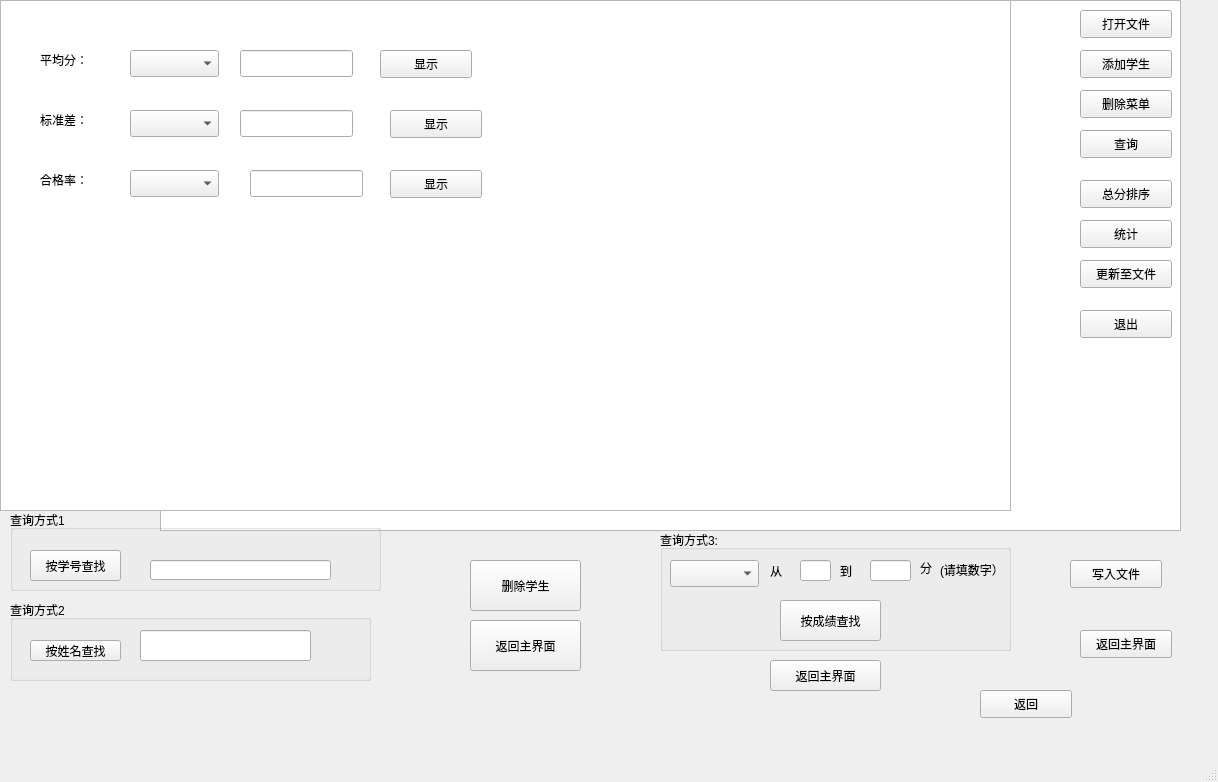
<?xml version="1.0" encoding="UTF-8"?>
<ui version="4.0">
 <class>MainWindow</class>
 <widget class="QMainWindow" name="MainWindow">
  <property name="geometry">
   <rect>
    <x>0</x>
    <y>0</y>
    <width>1218</width>
    <height>782</height>
   </rect>
  </property>
  <property name="windowTitle">
   <string>MainWindow</string>
  </property>
  <widget class="QWidget" name="centralwidget">
   <widget class="QWidget" name="widget_all" native="true">
    <property name="geometry">
     <rect>
      <x>0</x>
      <y>0</y>
      <width>1211</width>
      <height>751</height>
     </rect>
    </property>
    <widget class="QWidget" name="widget_main" native="true">
     <property name="geometry">
      <rect>
       <x>0</x>
       <y>0</y>
       <width>1191</width>
       <height>541</height>
      </rect>
     </property>
     <widget class="QPushButton" name="addbut">
      <property name="geometry">
       <rect>
        <x>1080</x>
        <y>50</y>
        <width>92</width>
        <height>28</height>
       </rect>
      </property>
      <property name="text">
       <string>添加学生</string>
      </property>
     </widget>
     <widget class="QPushButton" name="openfilebut">
      <property name="geometry">
       <rect>
        <x>1080</x>
        <y>10</y>
        <width>92</width>
        <height>28</height>
       </rect>
      </property>
      <property name="text">
       <string>打开文件</string>
      </property>
     </widget>
     <widget class="QPushButton" name="rankbut">
      <property name="geometry">
       <rect>
        <x>1080</x>
        <y>180</y>
        <width>92</width>
        <height>28</height>
       </rect>
      </property>
      <property name="text">
       <string>总分排序</string>
      </property>
     </widget>
     <widget class="QPushButton" name="findbut">
      <property name="geometry">
       <rect>
        <x>1080</x>
        <y>90</y>
        <width>92</width>
        <height>28</height>
       </rect>
      </property>
      <property name="text">
       <string>删除菜单</string>
      </property>
     </widget>
     <widget class="QPushButton" name="analysisbut">
      <property name="geometry">
       <rect>
        <x>1080</x>
        <y>220</y>
        <width>92</width>
        <height>28</height>
       </rect>
      </property>
      <property name="text">
       <string>统计</string>
      </property>
     </widget>
     <widget class="QPushButton" name="exit">
      <property name="geometry">
       <rect>
        <x>1080</x>
        <y>310</y>
        <width>92</width>
        <height>28</height>
       </rect>
      </property>
      <property name="text">
       <string>退出</string>
      </property>
     </widget>
     <widget class="QTreeView" name="treeView">
      <property name="geometry">
       <rect>
        <x>0</x>
        <y>0</y>
        <width>1011</width>
        <height>511</height>
       </rect>
      </property>
     </widget>
     <widget class="QPushButton" name="findbut_2">
      <property name="geometry">
       <rect>
        <x>1080</x>
        <y>130</y>
        <width>92</width>
        <height>28</height>
       </rect>
      </property>
      <property name="text">
       <string>查询</string>
      </property>
     </widget>
     <widget class="QPushButton" name="updatebut">
      <property name="geometry">
       <rect>
        <x>1080</x>
        <y>260</y>
        <width>92</width>
        <height>28</height>
       </rect>
      </property>
      <property name="text">
       <string>更新至文件</string>
      </property>
     </widget>
     <zorder>treeView</zorder>
     <zorder>addbut</zorder>
     <zorder>openfilebut</zorder>
     <zorder>rankbut</zorder>
     <zorder>findbut</zorder>
     <zorder>analysisbut</zorder>
     <zorder>exit</zorder>
     <zorder>findbut_2</zorder>
     <zorder>updatebut</zorder>
    </widget>
    <widget class="QWidget" name="widget_find1" native="true">
     <property name="geometry">
      <rect>
       <x>0</x>
       <y>500</y>
       <width>431</width>
       <height>201</height>
      </rect>
     </property>
     <widget class="QGroupBox" name="groupBox">
      <property name="geometry">
       <rect>
        <x>10</x>
        <y>10</y>
        <width>371</width>
        <height>81</height>
       </rect>
      </property>
      <property name="title">
       <string>查询方式1</string>
      </property>
      <widget class="QPushButton" name="find_id">
       <property name="geometry">
        <rect>
         <x>20</x>
         <y>40</y>
         <width>91</width>
         <height>31</height>
        </rect>
       </property>
       <property name="text">
        <string>按学号查找</string>
       </property>
      </widget>
      <widget class="QLineEdit" name="lineEdit">
       <property name="geometry">
        <rect>
         <x>140</x>
         <y>50</y>
         <width>181</width>
         <height>20</height>
        </rect>
       </property>
      </widget>
     </widget>
     <widget class="QGroupBox" name="groupBox_2">
      <property name="geometry">
       <rect>
        <x>10</x>
        <y>100</y>
        <width>361</width>
        <height>81</height>
       </rect>
      </property>
      <property name="title">
       <string>查询方式2</string>
      </property>
      <widget class="QPushButton" name="find_name">
       <property name="geometry">
        <rect>
         <x>20</x>
         <y>40</y>
         <width>91</width>
         <height>21</height>
        </rect>
       </property>
       <property name="text">
        <string>按姓名查找</string>
       </property>
      </widget>
      <widget class="QLineEdit" name="lineEdit_2">
       <property name="geometry">
        <rect>
         <x>130</x>
         <y>30</y>
         <width>171</width>
         <height>31</height>
        </rect>
       </property>
      </widget>
     </widget>
    </widget>
    <widget class="QWidget" name="widget_add" native="true">
     <property name="geometry">
      <rect>
       <x>240</x>
       <y>20</y>
       <width>651</width>
       <height>511</height>
      </rect>
     </property>
     <widget class="QLabel" name="label">
      <property name="geometry">
       <rect>
        <x>20</x>
        <y>30</y>
        <width>241</width>
        <height>21</height>
       </rect>
      </property>
      <property name="text">
       <string>&lt;html&gt;&lt;head/&gt;&lt;body&gt;&lt;p&gt;学号（班级+序号（自动生成））：&lt;/p&gt;&lt;/body&gt;&lt;/html&gt;</string>
      </property>
     </widget>
     <widget class="QLineEdit" name="nameedit">
      <property name="geometry">
       <rect>
        <x>80</x>
        <y>80</y>
        <width>113</width>
        <height>27</height>
       </rect>
      </property>
     </widget>
     <widget class="QLineEdit" name="course3dit">
      <property name="geometry">
       <rect>
        <x>110</x>
        <y>250</y>
        <width>113</width>
        <height>27</height>
       </rect>
      </property>
     </widget>
     <widget class="QLabel" name="label_3">
      <property name="geometry">
       <rect>
        <x>20</x>
        <y>140</y>
        <width>81</width>
        <height>21</height>
       </rect>
      </property>
      <property name="text">
       <string>数理逻辑：</string>
      </property>
     </widget>
     <widget class="QLineEdit" name="idedit">
      <property name="geometry">
       <rect>
        <x>320</x>
        <y>30</y>
        <width>113</width>
        <height>27</height>
       </rect>
      </property>
     </widget>
     <widget class="QLineEdit" name="course1dit">
      <property name="geometry">
       <rect>
        <x>110</x>
        <y>140</y>
        <width>113</width>
        <height>27</height>
       </rect>
      </property>
     </widget>
     <widget class="QLabel" name="label_2">
      <property name="geometry">
       <rect>
        <x>20</x>
        <y>80</y>
        <width>41</width>
        <height>21</height>
       </rect>
      </property>
      <property name="text">
       <string>姓名：</string>
      </property>
     </widget>
     <widget class="QLabel" name="label_4">
      <property name="geometry">
       <rect>
        <x>20</x>
        <y>190</y>
        <width>61</width>
        <height>21</height>
       </rect>
      </property>
      <property name="text">
       <string>集合论：：</string>
      </property>
     </widget>
     <widget class="QLineEdit" name="course2dit">
      <property name="geometry">
       <rect>
        <x>110</x>
        <y>190</y>
        <width>113</width>
        <height>27</height>
       </rect>
      </property>
     </widget>
     <widget class="QLabel" name="label_5">
      <property name="geometry">
       <rect>
        <x>20</x>
        <y>250</y>
        <width>71</width>
        <height>21</height>
       </rect>
      </property>
      <property name="text">
       <string>抽象代数：</string>
      </property>
     </widget>
     <widget class="QPushButton" name="add_ok">
      <property name="geometry">
       <rect>
        <x>150</x>
        <y>440</y>
        <width>92</width>
        <height>28</height>
       </rect>
      </property>
      <property name="text">
       <string>确认</string>
      </property>
     </widget>
     <widget class="QPushButton" name="add_back">
      <property name="geometry">
       <rect>
        <x>370</x>
        <y>440</y>
        <width>92</width>
        <height>28</height>
       </rect>
      </property>
      <property name="text">
       <string>返回主界面</string>
      </property>
     </widget>
     <widget class="QLineEdit" name="course4dit">
      <property name="geometry">
       <rect>
        <x>110</x>
        <y>290</y>
        <width>113</width>
        <height>27</height>
       </rect>
      </property>
     </widget>
     <widget class="QLineEdit" name="course5dit">
      <property name="geometry">
       <rect>
        <x>400</x>
        <y>140</y>
        <width>113</width>
        <height>27</height>
       </rect>
      </property>
     </widget>
     <widget class="QLineEdit" name="course6dit">
      <property name="geometry">
       <rect>
        <x>400</x>
        <y>190</y>
        <width>113</width>
        <height>27</height>
       </rect>
      </property>
     </widget>
     <widget class="QLineEdit" name="course7dit">
      <property name="geometry">
       <rect>
        <x>400</x>
        <y>240</y>
        <width>113</width>
        <height>27</height>
       </rect>
      </property>
     </widget>
     <widget class="QLineEdit" name="testdit">
      <property name="geometry">
       <rect>
        <x>400</x>
        <y>290</y>
        <width>113</width>
        <height>27</height>
       </rect>
      </property>
     </widget>
     <widget class="QLabel" name="label_10">
      <property name="geometry">
       <rect>
        <x>20</x>
        <y>290</y>
        <width>69</width>
        <height>19</height>
       </rect>
      </property>
      <property name="text">
       <string>图论：</string>
      </property>
     </widget>
     <widget class="QLabel" name="label_11">
      <property name="geometry">
       <rect>
        <x>300</x>
        <y>140</y>
        <width>69</width>
        <height>19</height>
       </rect>
      </property>
      <property name="text">
       <string>平时综合：</string>
      </property>
     </widget>
     <widget class="QLabel" name="label_12">
      <property name="geometry">
       <rect>
        <x>300</x>
        <y>190</y>
        <width>69</width>
        <height>19</height>
       </rect>
      </property>
      <property name="text">
       <string>期中测试：</string>
      </property>
     </widget>
     <widget class="QLabel" name="label_13">
      <property name="geometry">
       <rect>
        <x>310</x>
        <y>250</y>
        <width>69</width>
        <height>19</height>
       </rect>
      </property>
      <property name="text">
       <string>小论文：</string>
      </property>
     </widget>
     <widget class="QLabel" name="label_14">
      <property name="geometry">
       <rect>
        <x>300</x>
        <y>300</y>
        <width>69</width>
        <height>19</height>
       </rect>
      </property>
      <property name="text">
       <string>期末成绩：</string>
      </property>
     </widget>
     <widget class="QLabel" name="label_15">
      <property name="geometry">
       <rect>
        <x>260</x>
        <y>30</y>
        <width>69</width>
        <height>19</height>
       </rect>
      </property>
      <property name="text">
       <string>班级：</string>
      </property>
     </widget>
     <widget class="QLabel" name="label_16">
      <property name="geometry">
       <rect>
        <x>450</x>
        <y>40</y>
        <width>16</width>
        <height>19</height>
       </rect>
      </property>
      <property name="text">
       <string>+</string>
      </property>
     </widget>
     <widget class="QLineEdit" name="numberedit">
      <property name="geometry">
       <rect>
        <x>480</x>
        <y>30</y>
        <width>113</width>
        <height>27</height>
       </rect>
      </property>
     </widget>
    </widget>
    <widget class="QWidget" name="widget_de" native="true">
     <property name="geometry">
      <rect>
       <x>460</x>
       <y>530</y>
       <width>141</width>
       <height>161</height>
      </rect>
     </property>
     <widget class="QPushButton" name="deletebut">
      <property name="geometry">
       <rect>
        <x>10</x>
        <y>30</y>
        <width>111</width>
        <height>51</height>
       </rect>
      </property>
      <property name="text">
       <string>删除学生</string>
      </property>
     </widget>
     <widget class="QPushButton" name="back">
      <property name="geometry">
       <rect>
        <x>10</x>
        <y>90</y>
        <width>111</width>
        <height>51</height>
       </rect>
      </property>
      <property name="text">
       <string>返回主界面</string>
      </property>
     </widget>
    </widget>
    <widget class="QWidget" name="widget_find2" native="true">
     <property name="geometry">
      <rect>
       <x>660</x>
       <y>520</y>
       <width>361</width>
       <height>181</height>
      </rect>
     </property>
     <widget class="QGroupBox" name="groupBox_3">
      <property name="geometry">
       <rect>
        <x>0</x>
        <y>10</y>
        <width>351</width>
        <height>121</height>
       </rect>
      </property>
      <property name="title">
       <string>查询方式3:</string>
      </property>
      <widget class="QComboBox" name="searchchoice">
       <property name="geometry">
        <rect>
         <x>10</x>
         <y>30</y>
         <width>89</width>
         <height>27</height>
        </rect>
       </property>
      </widget>
      <widget class="QLabel" name="label_6">
       <property name="geometry">
        <rect>
         <x>110</x>
         <y>30</y>
         <width>21</width>
         <height>21</height>
        </rect>
       </property>
       <property name="text">
        <string>从</string>
       </property>
      </widget>
      <widget class="QLineEdit" name="score_min">
       <property name="geometry">
        <rect>
         <x>140</x>
         <y>30</y>
         <width>31</width>
         <height>21</height>
        </rect>
       </property>
      </widget>
      <widget class="QLabel" name="label_7">
       <property name="geometry">
        <rect>
         <x>180</x>
         <y>30</y>
         <width>21</width>
         <height>21</height>
        </rect>
       </property>
       <property name="text">
        <string>到</string>
       </property>
      </widget>
      <widget class="QLineEdit" name="score_max">
       <property name="geometry">
        <rect>
         <x>210</x>
         <y>30</y>
         <width>41</width>
         <height>21</height>
        </rect>
       </property>
      </widget>
      <widget class="QLabel" name="label_8">
       <property name="geometry">
        <rect>
         <x>260</x>
         <y>30</y>
         <width>31</width>
         <height>16</height>
        </rect>
       </property>
       <property name="text">
        <string>分</string>
       </property>
      </widget>
      <widget class="QPushButton" name="searchmul">
       <property name="geometry">
        <rect>
         <x>120</x>
         <y>70</y>
         <width>101</width>
         <height>41</height>
        </rect>
       </property>
       <property name="text">
        <string>按成绩查找</string>
       </property>
      </widget>
      <widget class="QLabel" name="label_9">
       <property name="geometry">
        <rect>
         <x>280</x>
         <y>30</y>
         <width>69</width>
         <height>19</height>
        </rect>
       </property>
       <property name="text">
        <string>(请填数字）</string>
       </property>
      </widget>
     </widget>
     <widget class="QPushButton" name="back_2">
      <property name="geometry">
       <rect>
        <x>110</x>
        <y>140</y>
        <width>111</width>
        <height>31</height>
       </rect>
      </property>
      <property name="text">
       <string>返回主界面</string>
      </property>
     </widget>
    </widget>
    <widget class="QWidget" name="widget_gaojichazhao" native="true">
     <property name="geometry">
      <rect>
       <x>160</x>
       <y>-10</y>
       <width>1041</width>
       <height>541</height>
      </rect>
     </property>
     <widget class="QTextEdit" name="textEdit">
      <property name="geometry">
       <rect>
        <x>0</x>
        <y>10</y>
        <width>1021</width>
        <height>531</height>
       </rect>
      </property>
     </widget>
    </widget>
    <widget class="QWidget" name="widget_rank" native="true">
     <property name="geometry">
      <rect>
       <x>1040</x>
       <y>540</y>
       <width>161</width>
       <height>161</height>
      </rect>
     </property>
     <widget class="QPushButton" name="writebut">
      <property name="geometry">
       <rect>
        <x>30</x>
        <y>20</y>
        <width>92</width>
        <height>28</height>
       </rect>
      </property>
      <property name="text">
       <string>写入文件</string>
      </property>
     </widget>
     <widget class="QPushButton" name="back_rank">
      <property name="geometry">
       <rect>
        <x>40</x>
        <y>90</y>
        <width>92</width>
        <height>28</height>
       </rect>
      </property>
      <property name="text">
       <string>返回主界面</string>
      </property>
     </widget>
    </widget>
    <widget class="QWidget" name="widget_ana" native="true">
     <property name="geometry">
      <rect>
       <x>10</x>
       <y>10</y>
       <width>1091</width>
       <height>731</height>
      </rect>
     </property>
     <widget class="QPushButton" name="back_3">
      <property name="geometry">
       <rect>
        <x>970</x>
        <y>680</y>
        <width>92</width>
        <height>28</height>
       </rect>
      </property>
      <property name="text">
       <string>返回</string>
      </property>
     </widget>
     <widget class="QComboBox" name="searchchoice1">
      <property name="geometry">
       <rect>
        <x>120</x>
        <y>40</y>
        <width>89</width>
        <height>27</height>
       </rect>
      </property>
     </widget>
     <widget class="QLabel" name="label_17">
      <property name="geometry">
       <rect>
        <x>30</x>
        <y>40</y>
        <width>69</width>
        <height>19</height>
       </rect>
      </property>
      <property name="text">
       <string>平均分：</string>
      </property>
     </widget>
     <widget class="QLineEdit" name="aveline">
      <property name="geometry">
       <rect>
        <x>230</x>
        <y>40</y>
        <width>113</width>
        <height>27</height>
       </rect>
      </property>
     </widget>
     <widget class="QPushButton" name="pushButton_1">
      <property name="geometry">
       <rect>
        <x>370</x>
        <y>40</y>
        <width>92</width>
        <height>28</height>
       </rect>
      </property>
      <property name="text">
       <string>显示</string>
      </property>
     </widget>
     <widget class="QLabel" name="label_18">
      <property name="geometry">
       <rect>
        <x>30</x>
        <y>100</y>
        <width>69</width>
        <height>19</height>
       </rect>
      </property>
      <property name="text">
       <string>标准差：</string>
      </property>
     </widget>
     <widget class="QComboBox" name="searchchoice2">
      <property name="geometry">
       <rect>
        <x>120</x>
        <y>100</y>
        <width>89</width>
        <height>27</height>
       </rect>
      </property>
     </widget>
     <widget class="QLineEdit" name="sdline">
      <property name="geometry">
       <rect>
        <x>230</x>
        <y>100</y>
        <width>113</width>
        <height>27</height>
       </rect>
      </property>
     </widget>
     <widget class="QPushButton" name="pushButton_2">
      <property name="geometry">
       <rect>
        <x>380</x>
        <y>100</y>
        <width>92</width>
        <height>28</height>
       </rect>
      </property>
      <property name="text">
       <string>显示</string>
      </property>
     </widget>
     <widget class="QLabel" name="label_19">
      <property name="geometry">
       <rect>
        <x>30</x>
        <y>160</y>
        <width>69</width>
        <height>19</height>
       </rect>
      </property>
      <property name="text">
       <string>合格率：</string>
      </property>
     </widget>
     <widget class="QComboBox" name="searchchoice3">
      <property name="geometry">
       <rect>
        <x>120</x>
        <y>160</y>
        <width>89</width>
        <height>27</height>
       </rect>
      </property>
     </widget>
     <widget class="QLineEdit" name="passrateline">
      <property name="geometry">
       <rect>
        <x>240</x>
        <y>160</y>
        <width>113</width>
        <height>27</height>
       </rect>
      </property>
     </widget>
     <widget class="QPushButton" name="pushButton_3">
      <property name="geometry">
       <rect>
        <x>380</x>
        <y>160</y>
        <width>92</width>
        <height>28</height>
       </rect>
      </property>
      <property name="text">
       <string>显示</string>
      </property>
     </widget>
     <widget class="QWidget" name="horizontalLayoutWidget">
      <property name="geometry">
       <rect>
        <x>20</x>
        <y>310</y>
        <width>681</width>
        <height>401</height>
       </rect>
      </property>
      <layout class="QHBoxLayout" name="horizontalLayout"/>
     </widget>
     <widget class="QWidget" name="horizontalLayoutWidget_2">
      <property name="geometry">
       <rect>
        <x>510</x>
        <y>10</y>
        <width>571</width>
        <height>301</height>
       </rect>
      </property>
      <layout class="QHBoxLayout" name="horizontalLayout_2"/>
     </widget>
    </widget>
    <zorder>widget_add</zorder>
    <zorder>widget_gaojichazhao</zorder>
    <zorder>widget_find1</zorder>
    <zorder>widget_de</zorder>
    <zorder>widget_find2</zorder>
    <zorder>widget_rank</zorder>
    <zorder>widget_main</zorder>
    <zorder>widget_ana</zorder>
   </widget>
  </widget>
  <widget class="QMenuBar" name="menubar">
   <property name="geometry">
    <rect>
     <x>0</x>
     <y>0</y>
     <width>1218</width>
     <height>24</height>
    </rect>
   </property>
  </widget>
  <widget class="QStatusBar" name="statusbar"/>
 </widget>
 <resources/>
 <connections/>
</ui>
